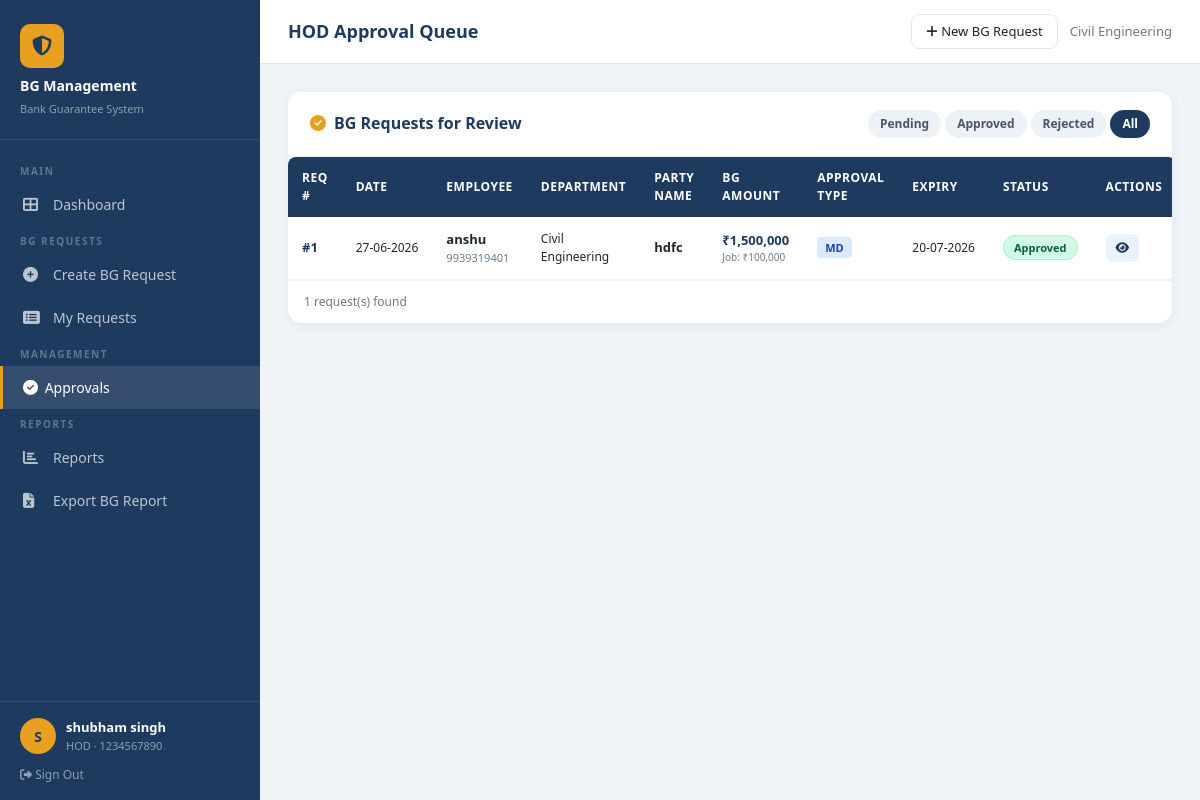
Page /approvals?status= (signed in) on the committed database.
### database/models.py (models this page shows, shortened)
class User(UserMixin, db.Model):
    __tablename__ = 'users'
    id = db.Column(db.Integer, primary_key=True)
    p_no = db.Column(db.String(20), unique=True, nullable=False)
    name = db.Column(db.String(100), nullable=False)
    email = db.Column(db.String(120), unique=True, nullable=False)
    password_hash = db.Column(db.String(256), nullable=False)
    department_id = db.Column(db.Integer, db.ForeignKey('departments.id'), nullable=False)
    role = db.Column(db.String(20), default='Employee')  # Employee, HOD, Admin
    is_active = db.Column(db.Boolean, default=True)
    created_at = db.Column(db.DateTime, default=datetime.utcnow)
    bg_requests = db.relationship('BGRequest', backref='requester', lazy=True, foreign_keys='BGRequest.user_id')
    approvals = db.relationship('Approval', backref='hod', lazy=True)

class Department(db.Model):
    __tablename__ = 'departments'
    id = db.Column(db.Integer, primary_key=True)
    name = db.Column(db.String(100), nullable=False, unique=True)
    location = db.Column(db.String(100))
    created_at = db.Column(db.DateTime, default=datetime.utcnow)
    users = db.relationship('User', backref='department', lazy=True)
    bg_requests = db.relationship('BGRequest', backref='department', lazy=True)

class BGRequest(db.Model):
    __tablename__ = 'bg_requests'
    id = db.Column(db.Integer, primary_key=True)
    p_no = db.Column(db.String(20), nullable=False)
    employee_name = db.Column(db.String(100), nullable=False)
    email_id = db.Column(db.String(120), nullable=False)
    department_id = db.Column(db.Integer, db.ForeignKey('departments.id'), nullable=False)
    location = db.Column(db.String(100), nullable=False)
    date_of_request = db.Column(db.Date, nullable=False)
    work_order_no = db.Column(db.String(50), nullable=False)
    type_of_work = db.Column(db.String(100), nullable=False)
    job_value = db.Column(db.Float, nullable=False)
    first_owner_name = db.Column(db.String(100), nullable=False)
    alternate_owner = db.Column(db.String(100))
    party_name = db.Column(db.String(100), nullable=False)
    nature_of_bg = db.Column(db.String(50), nullable=False)
    bg_amount = db.Column(db.Float, nullable=False)
    bg_expiry_date = db.Column(db.Date, nullable=False)
    bg_claim_period = db.Column(db.Integer, nullable=False)  # in days
    remarks = db.Column(db.Text)
    status = db.Column(db.String(30), default='Pending')  # Pending, Under Review, Approved, Rejected, Completed
    user_id = db.Column(db.Integer, db.ForeignKey('users.id'), nullable=False)
    approval_type = db.Column(db.String(20))  # MD or Board (auto-set based on amount)
    created_at = db.Column(db.DateTime, default=datetime.utcnow)
    updated_at = db.Column(db.DateTime, default=datetime.utcnow, onupdate=datetime.utcnow)
    attachments = db.relationship('BGAttachment', backref='bg_request', lazy=True, cascade='all, delete-orphan')
    approvals = db.relationship('Approval', backref='bg_request', lazy=True, cascade='all, delete-orphan')

### routes/approval.py (the view)
@approval.route('/approvals')
@login_required
@hod_required
def approvals_list():
    status_filter = request.args.get('status', 'Pending')
    query = BGRequest.query
    if status_filter:
        query = query.filter_by(status=status_filter)
    requests = query.order_by(BGRequest.created_at.desc()).all()
    return render_template('approval.html', requests=requests, status_filter=status_filter)

### templates/approval.html (shortened to what this page needs)
{% extends "base.html" %}
{% block page_title %}HOD Approval Queue{% endblock %}
{% block content %}
<div class="card">
    <div class="card-header d-flex justify-content-between align-items-center flex-wrap gap-2">
        <h6><i class="fas fa-check-circle me-2" style="color:#E8A020;"></i>BG Requests for Review</h6>
        <div class="d-flex gap-1">
            {% for s in ['Pending', 'Approved', 'Rejected', ''] %}
            <a href="{{ url_for('approval.approvals_list', status=s) }}"
               style="padding:5px 12px;border-radius:20px;font-size:12px;font-weight:600;text-decoration:none;
                      {% if status_filter == s %}background:#1E3A5F;color:#fff;{% else %}background:#EDF2F7;color:#4A5568;{% endif %}">
                {{ s if s else 'All' }}
            </a>
            {% endfor %}
        </div>
    </div>
    <div class="card-body p-0">
        {% if requests %}
        <div style="overflow-x:auto;">
        <table class="table-custom w-100">
            <thead>
                <tr>
                    <th>Req #</th>
                    <th>Date</th>
                    <th>Employee</th>
                    <th>Department</th>
                    <th>Party Name</th>
                    <th>BG Amount</th>
                    <th>Approval Type</th>
                    <th>Expiry</th>
                    <th>Status</th>
                    <th>Actions</th>
                </tr>
            </thead>
            <tbody>
                {% for req in requests %}
                <tr>
                    <td><strong style="color:#1E3A5F;">#{{ req.id }}</strong></td>
                    <td style="white-space:nowrap;font-size:12px;">{{ req.date_of_request.strftime('%d-%m-%Y') }}</td>
                    <td>
                        <div style="font-weight:600;font-size:13px;">{{ req.employee_name }}</div>
                        <div style="font-size:11px;color:#6B7A8D;">{{ req.p_no }}</div>
                    </td>
                    <td style="font-size:12px;">{{ req.department.name if req.department else '-' }}</td>
                    <td style="font-weight:600;">{{ req.party_name }}</td>
                    <td>
                        <div style="font-weight:800;color:#1E3A5F;">₹{{ '{:,.0f}'.format(req.bg_amount) }}</div>
                        <div style="font-size:10px;color:#6B7A8D;">Job: ₹{{ '{:,.0f}'.format(req.job_value) }}</div>
                    </td>
                    <td>
                        <span style="font-size:11px;padding:3px 8px;border-radius:4px;font-weight:700;
                                     {% if req.approval_type == 'MD' %}background:#DBEAFE;color:#1E40AF;{% else %}background:#FEE2E2;color:#991B1B;{% endif %}">
                            {{ req.approval_type }}
                        </span>
                    </td>
                    <td style="font-size:12px;white-space:nowrap;">{{ req.bg_expiry_date.strftime('%d-%m-%Y') }}</td>
                    <td>
                        <span class="badge-status
                            {% if req.status == 'Pending' %}badge-pending
                            {% elif req.status == 'Approved' %}badge-approved
                            {% elif req.status == 'Rejected' %}badge-rejected
                            {% else %}badge-review{% endif %}">
                            {{ req.status }}
                        </span>
                    </td>
                    <td>
                        <div class="d-flex gap-1">
                            <a href="{{ url_for('bg_request.view_request', req_id=req.id) }}"
                               style="padding:5px 10px;background:#EBF2FF;color:#1E3A5F;border-radius:6px;font-size:12px;font-weight:600;text-decoration:none;">
                                <i class="fas fa-eye"></i>
                            </a>
                        </div>
                    </td>
                </tr>
                {% endfor %}
            </tbody>
        </table>
        </div>
        <div style="padding:12px 16px;font-size:12px;color:#6B7A8D;border-top:1px solid #EDF2F7;">
            {{ requests|length }} request(s) found
        </div>
        {% endif %}
    </div>
</div>
{% endblock %}

### templates/base.html (shortened to what this page needs)
<!DOCTYPE html>
<html lang="en">
<head>
    <link href="https://cdnjs.cloudflare.com/ajax/libs/bootstrap/5.3.0/css/bootstrap.min.css" rel="stylesheet">
    <link href="https://cdnjs.cloudflare.com/ajax/libs/font-awesome/6.4.0/css/all.min.css" rel="stylesheet">
</head>
<body>
{% if current_user.is_authenticated %}
<div class="sidebar" id="sidebar">
    <div class="sidebar-brand">
        <div class="brand-icon"><i class="fas fa-shield-alt"></i></div>
        <h5>BG Management</h5>
        <small>Bank Guarantee System</small>
    </div>
    <nav class="sidebar-nav">
        <div class="nav-section-label">Main</div>
        <a href="{{ url_for('dashboard.index') }}" class="{{ 'active' if request.endpoint == 'dashboard.index' }}">
            <i class="fas fa-th-large"></i> Dashboard
        </a>
        <div class="nav-section-label">BG Requests</div>
        <a href="{{ url_for('bg_request.create') }}" class="{{ 'active' if request.endpoint == 'bg_request.create' }}">
            <i class="fas fa-plus-circle"></i> Create BG Request
        </a>
        <a href="{{ url_for('bg_request.my_requests') }}" class="{{ 'active' if request.endpoint == 'bg_request.my_requests' }}">
            <i class="fas fa-list-alt"></i> My Requests
        </a>
        {% if current_user.role in ['HOD', 'Admin'] %}
        <div class="nav-section-label">Management</div>
        <a href="{{ url_for('approval.approvals_list') }}" class="{{ 'active' if request.endpoint == 'approval.approvals_list' }}" style="display:flex;align-items:center;justify-content:space-between;">
            <span><i class="fas fa-check-circle"></i> Approvals</span>
        </a>
        {% endif %}
        <div class="nav-section-label">Reports</div>
        <a href="{{ url_for('reports.reports_page') }}" class="{{ 'active' if request.endpoint == 'reports.reports_page' }}">
            <i class="fas fa-chart-bar"></i> Reports
        </a>
        <a href="{{ url_for('reports.bg_export') }}">
            <i class="fas fa-file-excel"></i> Export BG Report
        </a>
    </nav>
    <div class="sidebar-user">
        <div class="user-info">
            <div class="avatar">{{ current_user.name[0].upper() }}</div>
            <div>
                <div class="user-name">{{ current_user.name }}</div>
                <div class="user-role">{{ current_user.role }} · {{ current_user.p_no }}</div>
            </div>
        </div>
        <a href="{{ url_for('auth.logout') }}" style="display:block;margin-top:12px;color:rgba(255,255,255,0.5);font-size:12px;text-decoration:none;">
            <i class="fas fa-sign-out-alt"></i> Sign Out
        </a>
    </div>
</div>
<div class="main-content">
    <div class="topbar">
        <div class="topbar-title">{% block page_title %}Dashboard{% endblock %}</div>
        <div class="topbar-actions">
            <a href="{{ url_for('bg_request.create') }}" class="btn-topbar">
                <i class="fas fa-plus"></i> New BG Request
            </a>
            <span style="font-size:13px;color:var(--text-muted);">{{ current_user.department.name }}</span>
        </div>
    </div>
    <div class="content-area">
        {% block content %}{% endblock %}
    </div>
</div>
{% else %}
{% block auth_content %}{% endblock %}
{% endif %}
</body>
</html>

### templates/base.html (style rules this page uses)
:root { --navy: #1E3A5F; --navy-light: #2C5282; --accent: #E8A020; --accent-light: #FFC940; --bg-main: #F0F4F8; --sidebar-w: 260px; --text-dark: #1A2332; --text-muted: #6B7A8D; --success: #27AE60; --danger: #E74C3C; --warning: #F39C12; }
* { margin: 0; padding: 0; box-sizing: border-box; }
body { font-family: 'Segoe UI', sans-serif; background: var(--bg-main); color: var(--text-dark); }
.sidebar { position: fixed; top: 0; left: 0; width: var(--sidebar-w); height: 100vh; background: var(--navy); display: flex; flex-direction: column; z-index: 1000; transition: transform 0.3s ease; }
.sidebar-brand { padding: 24px 20px 20px; border-bottom: 1px solid rgba(255,255,255,0.1); }
.sidebar-brand .brand-icon { width: 44px; height: 44px; background: var(--accent); border-radius: 10px; display: flex; align-items: center; justify-content: center; margin-bottom: 10px; }
.sidebar-brand .brand-icon i { color: var(--navy); font-size: 20px; }
.sidebar-brand h5 { color: #fff; font-size: 14px; font-weight: 700; margin: 0; }
.sidebar-brand small { color: rgba(255,255,255,0.5); font-size: 11px; }
.sidebar-nav { flex: 1; padding: 16px 0; overflow-y: auto; }
.nav-section-label { padding: 8px 20px 4px; font-size: 10px; font-weight: 700; color: rgba(255,255,255,0.3); text-transform: uppercase; letter-spacing: 1.5px; }
.sidebar-nav a { display: flex; align-items: center; gap: 12px; padding: 11px 20px; color: rgba(255,255,255,0.7); text-decoration: none; font-size: 14px; font-weight: 500; transition: all 0.2s; border-left: 3px solid transparent; }
.sidebar-nav a:hover, .sidebar-nav a.active { color: #fff; background: rgba(255,255,255,0.1); border-left-color: var(--accent); }
.sidebar-nav a i { width: 18px; font-size: 15px; }
.sidebar-user { padding: 16px 20px; border-top: 1px solid rgba(255,255,255,0.1); }
.sidebar-user .user-info { display: flex; align-items: center; gap: 10px; }
.sidebar-user .avatar { width: 36px; height: 36px; background: var(--accent); border-radius: 50%; display: flex; align-items: center; justify-content: center; font-weight: 700; color: var(--navy); font-size: 14px; }
.sidebar-user .user-name { color: #fff; font-size: 13px; font-weight: 600; }
.sidebar-user .user-role { color: rgba(255,255,255,0.5); font-size: 11px; }
.main-content { margin-left: var(--sidebar-w); min-height: 100vh; }
.topbar { background: #fff; border-bottom: 1px solid #E2E8F0; padding: 0 28px; height: 64px; display: flex; align-items: center; justify-content: space-between; position: sticky; top: 0; z-index: 100; }
.topbar-title { font-size: 18px; font-weight: 700; color: var(--navy); }
.topbar-actions { display: flex; align-items: center; gap: 12px; }
.topbar-actions .btn-topbar { background: none; border: 1px solid #E2E8F0; padding: 7px 14px; border-radius: 8px; color: var(--text-dark); font-size: 13px; cursor: pointer; text-decoration: none; transition: all 0.2s; }
.content-area { padding: 28px; }
.card { border: none; border-radius: 14px; box-shadow: 0 2px 12px rgba(30,58,95,0.08); }
.card-header { background: #fff; border-bottom: 1px solid #EDF2F7; border-radius: 14px 14px 0 0 !important; padding: 18px 22px; }
.card-header h6 { font-weight: 700; color: var(--navy); margin: 0; }
.badge-approved { background: #D1FAE5; color: #065F46; border: 1px solid #A7F3D0; }
.badge-status { padding: 4px 10px; border-radius: 20px; font-size: 11px; font-weight: 600; }
.table-custom { border-collapse: separate; border-spacing: 0; width: 100%; }
.table-custom th { background: var(--navy); color: #fff; font-size: 12px; font-weight: 600; padding: 12px 14px; text-transform: uppercase; letter-spacing: 0.5px; }
.table-custom td { padding: 13px 14px; font-size: 13px; border-bottom: 1px solid #EDF2F7; vertical-align: middle; }
.table-custom th:first-child { border-radius: 8px 0 0 0; }
.table-custom th:last-child { border-radius: 0 8px 0 0; }

### rows in the picture
User: name "S", name "shubham singh", role "HOD", p_no "1234567890"
Department: department.name "Civil Engineering"
BGRequest: id "1", date_of_request "27-06-2026", employee_name "anshu", p_no "9939319401", department "Civil Engineering", party_name "hdfc", bg_amount "1,500,000", job_value "100,000", approval_type "MD", bg_expiry_date "20-07-2026", status "Approved"

### other values in the picture
{{ s if s else 'All' }} "Pending" "Approved" "Rejected" "All"
{{ requests|length }} "1"
